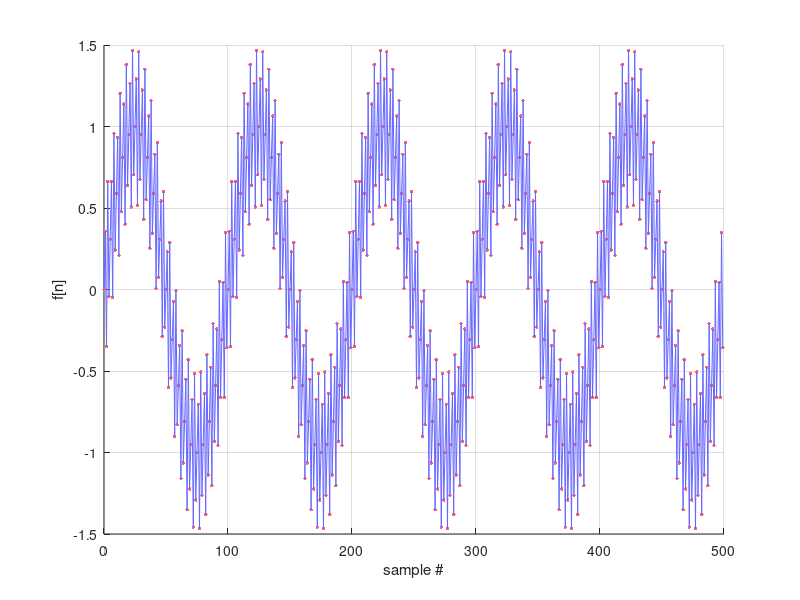
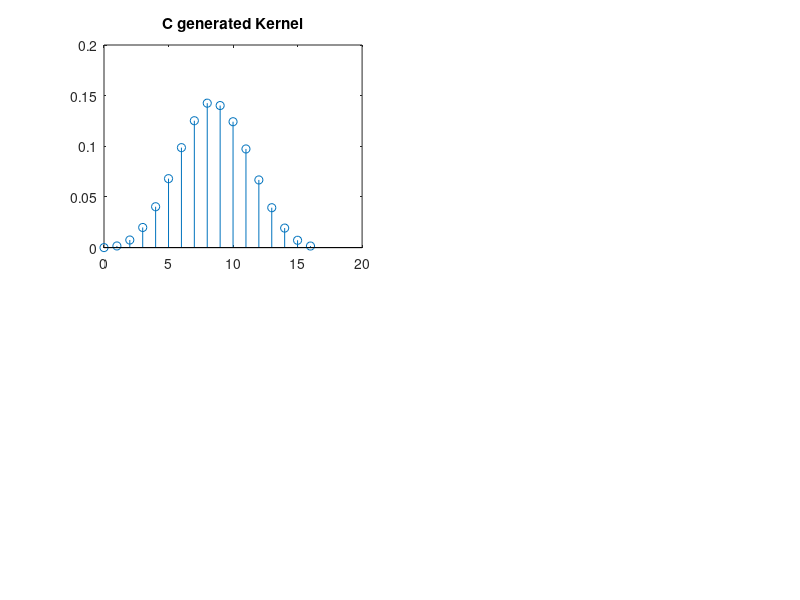

These charts were generated, in order, by the following MATLAB code: (Note: this script raises an error after producing the figures.)
%%  Test

% set up test signal
fs = 500;           % sampling frequency
Ts = 1/fs;          % Sampling Period
n = 0:fs-1;          % Samples
t = n*Ts;           % sampling instances
x = sin(5*2*pi*t) + 0.5*sin(200*2*pi*t);  % signal

figure('Color',[1 1 1]);
b = plot(n,x,'.');
grid on;
xlabel('sample #');
ylabel('f[n]');
set(b,'Color', [1 0.4 0.4]);
set(b,'MarkerSize',8);
hold on;
b = plot(n,x);
box off;
set(b,'Linewidth',.5);
set(b,'Color', [0.4 0.4 1]);

figure;
%stem(x);
stem(x,'Linestyle','none');
% --------------------------------------------------


% kernel from C
fID = fopen('filter_kernel.txt','r');  % open file for reading
data = textscan(fID,'%s');  % place the data in a cell: "Cell arrays commonly contain either lists of character vectors of different lengths"
fclose(fID);

h = str2double(data{1})';  % convert elements in the cell to type "double"

n1 = 0:16;
subplot(2,2,1); stem(n1,h); title('C generated Kernel');


% convolve filter
xout = convolution(x,h);
% stem(xout);
subplot(2,2,3); stem(xout,'Linestyle','none'); title('Output Function (C)');



% ------------------------------------------------------------------------------------------
%  MATLAB check
% ------------------------------------------------------------------------------------------

% check kernel
h_check = win_sinc(0.25,0.02,2);
subplot(2,2,2); stem(n1,h_check); title('MATLAB generated Kernel');

% convolve filter
xout_check = convolution(x,h_check);
% stem(xout_check);
subplot(2,2,4); stem(xout_check,'Linestyle','none'); title('Output Function (MATLAB)');

error = max(abs(xout-xout_check))  % about 9% error. possiby from the fact that C indecies start at 0, while MATLAB starts at 1


% check a few output samples
fID1 = fopen('output_signal.txt','r');  % open file for reading
data1 = textscan(fID1,'%s');  % place the data in a cell: "Cell arrays commonly contain either lists of character vectors of different lengths"
fclose(fID1);
xout_c = str2double(data1{1})';

error_output = max(abs(xout_c-xout_check(1:20)))  % >3% error for the first 20 samples :)

